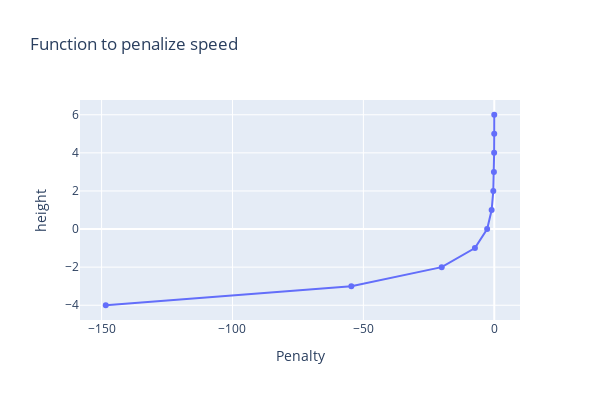

Notebook cell for this chart:
### Markdown cell above
## <span style="color:orange">Height boundaries for furtur pos y</span>


After we've imposed constraints on acceleration and speed, the final step is to discourage the system from crashing. 
To achieve this, we set a minimum bound for the height.

$$ -exp(y\_lower\_limit - futur\_pos\_y) $$

### Code cell
y_lower_limit = 1
futur_pos_y = np.arange(-4, 7)


fig = go.Figure()
fig.add_trace(go.Scatter(
    y = futur_pos_y,
    x = -np.exp(- futur_pos_y + y_lower_limit),
    name='height constraint',
    mode='lines+markers'
))

fig.update_yaxes(title_text = "height")
fig.update_xaxes(title_text = "Penalty")
fig.update_layout(height=400, width=600, title_text="Function to penalize speed")

### Figure 1 — Plotly figure (JSON) as saved in the notebook; plotly's stock layout.template omitted (floating-point values rounded to 4 significant figures)
{"data": [{"mode": "lines+markers", "name": "height constraint", "type": "scatter", "x": [-148.4, -54.6, -20.09, -7.389, -2.718, -1, -0.3679, -0.1353, -0.04979, -0.01832, -0.006738], "y": [-4, -3, -2, -1, 0, 1, 2, 3, 4, 5, 6]}], "layout": {"height": 400, "title": {"text": "Function to penalize speed"}, "width": 600, "xaxis": {"title": {"text": "Penalty"}}, "yaxis": {"title": {"text": "height"}}}}
